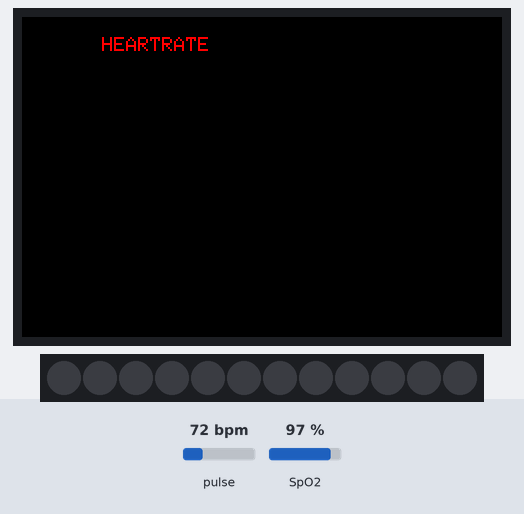
A sketch run on a simulated ESP32. Parts: 480×320 colour display, 12 RGB LEDs in strip order, left to right. The inputs (shaded band) are chosen by the test bench; at power-on: pulse 72 bpm, SpO2 97 %. Dim RGB values are drawn brighter than linear.

Above: at 0.4 s.
At 4.9 s:
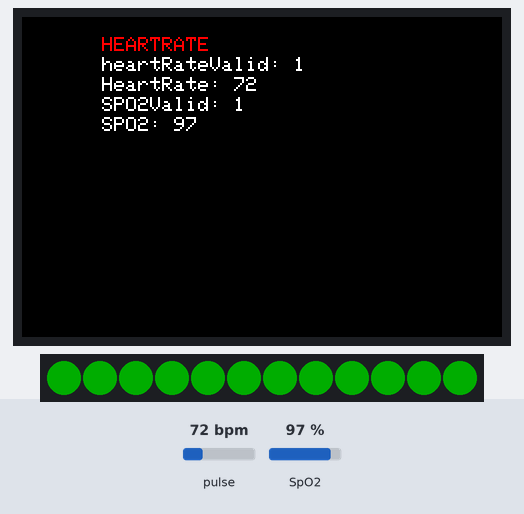
5.0 s: pulse set to 129 bpm
12.1 s: pulse set to 133 bpm
At 15.4 s:
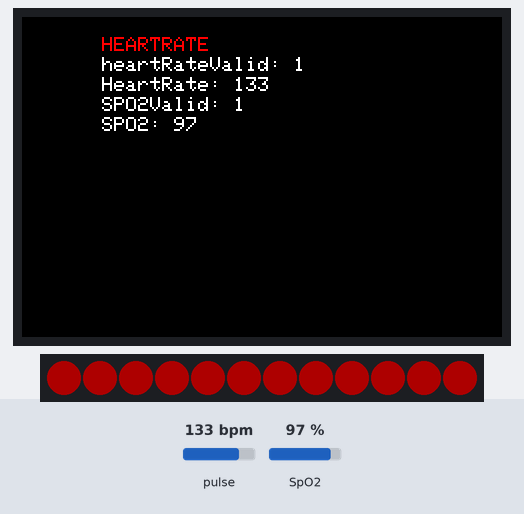
19.2 s: SpO2 set to 80 %
26.3 s: SpO2 set to 85 %
Timing chart, 0 to 29.3 s (numbered marks = the images above; inputs shaded):
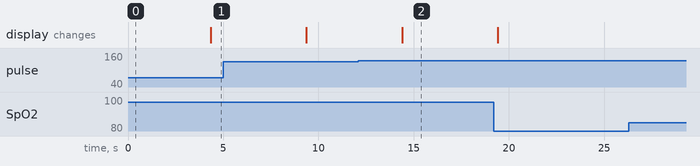

Measured:
- the behaviour switches between 130 and 131 bpm on pulse (found by bisection; images 1 and 2)
- after the input at 12.1 s, the display: changes after 2.3 s (image 2)

The sketch:

Hearthrate.ino
```cpp
#include <TFT_eSPI.h>
#include <DFRobot_MAX30102.h>
#include <Adafruit_NeoPixel.h>

#define PIN 2
#define NUMPIXELS 12

TFT_eSPI tft;
DFRobot_MAX30102 particleSensor;
Adafruit_NeoPixel pixels = Adafruit_NeoPixel(NUMPIXELS, PIN, NEO_GRB + NEO_KHZ800);

void setup() {
  tft.begin();
  tft.setRotation(3);
  tft.fillScreen(TFT_BLACK);
  tft.setTextColor(TFT_RED, TFT_BLACK);
  tft.setTextSize(2);
  tft.drawString("HEARTRATE", 80, 20);
  tft.setTextColor(TFT_WHITE, TFT_BLACK);
  pixels.begin();
  pixels.setBrightness(50);

  Serial.begin(115200);
  while (!particleSensor.begin()) {
    tft.drawString("MAX30102 Fail!.", 50, 200);
    delay(1000);
  }
  particleSensor.sensorConfiguration(/*ledBrightness=*/60, /*sampleAverage=*/SAMPLEAVG_4,
                                     /*ledMode=*/MODE_MULTILED, /*sampleRate=*/SAMPLERATE_100,
                                     /*pulseWidth=*/PULSEWIDTH_411, /*adcRange=*/ADCRANGE_16384);
}

int32_t SPO2;       //SPO2
int8_t SPO2Valid;   //Flag to display if SPO2 calculation is valid
int32_t heartRate;  //Heart-rate
int8_t heartRateValid;

void loop() {
  particleSensor.heartrateAndOxygenSaturation(&SPO2, &SPO2Valid, &heartRate, &heartRateValid);
  tft.drawString("heartRateValid: " + String(heartRateValid) + String("      "), 80, 40);
  tft.drawString("HeartRate: " + String(heartRate) + String("      "), 80, 60);
  tft.drawString("SPO2Valid: " + String(SPO2Valid), 80, 80);
  tft.drawString("SPO2: " + String(SPO2) + String("      "), 80, 100);
  pixels.clear();

  for (int i = 0; i < NUMPIXELS; i++) {
    if (heartRate <= 0) {
      pixels.setPixelColor(i, pixels.Color(0, 0, 255));
      pixels.show();
      delay(200);
    } else if (heartRate > 0 && heartRate <= 130) {
      pixels.setPixelColor(i, pixels.Color(0, 255, 0));  // Green
    } else if (heartRate > 130) {
      pixels.setPixelColor(i, pixels.Color(255, 0, 0));  // Blue
    }
  }
  pixels.show();
  delay(1000);
}
```
